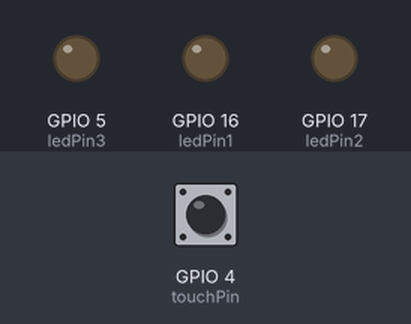
A sketch run on a simulated ESP32. Parts: output pins drawn as LEDs (lit = HIGH). Dashed ring = blinking. The test bench sets the inputs (shaded band); at power-on: GPIO 4 (touchPin) HIGH. What the sketch prints to the serial monitor is not drawn.

Above: at 2.2 s.
2.3 s: GPIO 4 (touchPin) pulled LOW for 0.6 s
At 3.07 s:
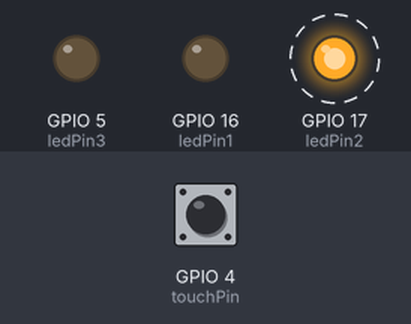
5.7 s: GPIO 4 (touchPin) pulled LOW for 1 s
At 6.77 s:
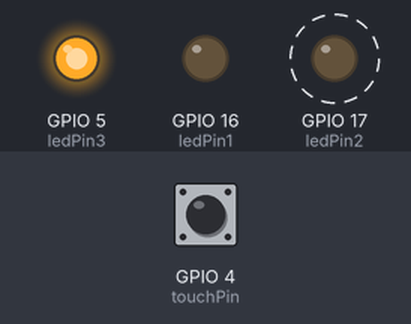
8.7 s: GPIO 4 (touchPin) pulled LOW for 3.2 s
At 9.0 s:
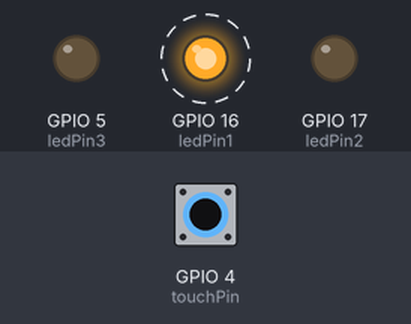
Timing chart, 0 to 14.3 s (numbered marks = the images above; inputs shaded):
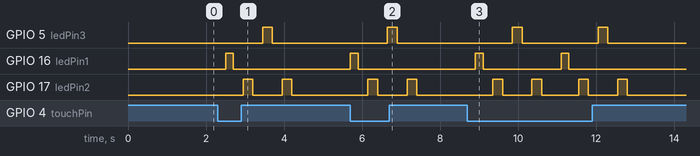

Measured:
- after the input at 2.3 s, GPIO 5 (ledPin3): LOW → HIGH after 1.2 s, → LOW 0.25 s later; GPIO 16 (ledPin1): LOW → HIGH after 0.20 s, → LOW 0.20 s later; GPIO 17 (ledPin2): alternates HIGH for 0.25 s and LOW for 0.75 s, 4 changes in all, then stays LOW, starting after 0.65 s
- after the input at 5.7 s, GPIO 5 (ledPin3): LOW → HIGH after 0.95 s, → LOW 0.25 s later; GPIO 16 (ledPin1): LOW → HIGH at once, → LOW 0.20 s later; GPIO 17 (ledPin2): alternates HIGH for 0.25 s and LOW for 0.75 s, starting after 0.45 s
- after the input at 8.7 s, GPIO 5 (ledPin3): alternates HIGH for 0.25 s and LOW for 2.0 s, 4 changes in all, then stays LOW, starting after 1.2 s; GPIO 16 (ledPin1): alternates HIGH for 0.20 s and LOW for 2.0 s, 4 changes in all, then stays LOW, starting after 0.20 s

The sketch:

JOBSHEET_2_9.ino
```cpp
// set pin numbers
const int touchPin = 4;
const int ledPin1 = 16;
const int ledPin2 = 17;
const int ledPin3 = 5;

// change with your threshold value
const int threshold = 30;
int num = 0;
// variable for storing the touch pin value
int touchValue;

void setup(){
  Serial.begin(115200);
  delay(1000); // give me time to bring up serial monitor
  // initialize the LED pin as an output:
  pinMode (ledPin1, OUTPUT);
  pinMode (ledPin2, OUTPUT);
  pinMode (ledPin3, OUTPUT);
}

void loop(){
  // read the state of the pushbutton value:
  touchValue = touchRead(touchPin);
  Serial.print(touchValue);
  // check if the touchValue is below the threshold
  // if it is, set ledPin to HIGH
  if(touchValue < threshold){
    // turn LED on
    digitalWrite(ledPin1, HIGH);
    delay(200);
    digitalWrite(ledPin1, LOW);
    delay(250);
    digitalWrite(ledPin2, HIGH);
    delay(250);
    digitalWrite(ledPin2, LOW);
    delay(250);
    digitalWrite(ledPin3, HIGH);
    delay(250);
    digitalWrite(ledPin3, LOW);
    delay(250);
    digitalWrite(ledPin2, HIGH);
    delay(250);
    digitalWrite(ledPin2, LOW);
    Serial.println(" - LED on");
  }
  else{
    // turn LED off
    digitalWrite(ledPin1, LOW);
    digitalWrite(ledPin2, LOW);
    digitalWrite(ledPin3, LOW);
    Serial.println(" - LED off");
  }
  delay(500);
}
```
